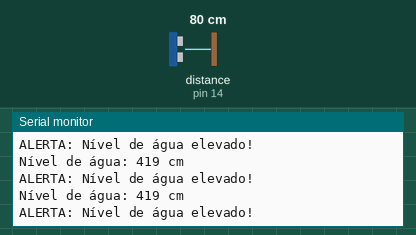
Bench run of a sketch on a simulated Arduino Uno, built with avr-gcc and run on an emulated ATmega328P. Shown: the last lines printed to the serial monitor. The inputs (shaded band) are chosen by the test bench; at power-on: distance to the obstacle (sensor on pin 14) 80 cm. The echo pulse lasts 58.3 µs per cm.

Above: at 1.8 s.
1.9 s: distance to the obstacle (sensor on pin 14) set to 35 cm
At 2.34 s:
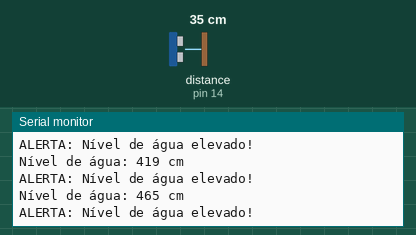
3.4 s: distance to the obstacle (sensor on pin 14) set to 60 cm
At 3.85 s:
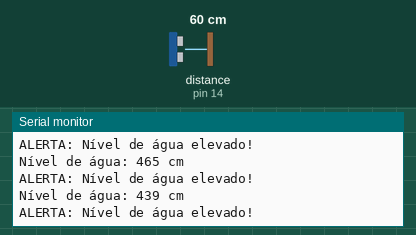
Timing chart, 0 to 6.4 s (numbered marks = the images above; inputs shaded):
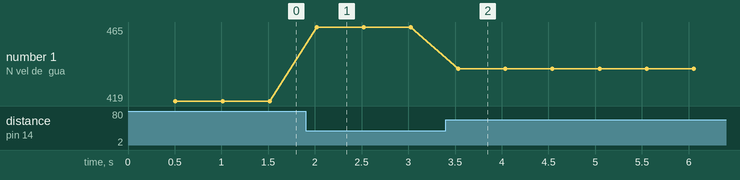

The sketch:

sensor_nivel.ino
```cpp
#include <NewPing.h>  // Biblioteca para o sensor ultrassônico

#define TRIGGER_PIN 12  // Pino de disparo (Trigger) conectado ao pino D1
#define ECHO_PIN 14    // Pino de eco (Echo) conectado ao pino D2
#define MAX_DISTANCE 500 // Distância máxima a ser medida em centímetros

NewPing sonar(TRIGGER_PIN, ECHO_PIN, MAX_DISTANCE);

const int nivelAlerta = 300;  // Nível de água em centímetros que aciona o alerta

void setup() {
  Serial.begin(9600);
}

void loop() {
  delay(500);  // Delay para obter leituras mais estáveis

  int distancia = sonar.ping_cm();  // Realiza a medição da distância em centímetros

  if (distancia >= 25) {
    // Calcula o nível da água subtraindo a distância medida da altura da ponte (5 metros)
    int nivelAgua = MAX_DISTANCE - distancia;

    Serial.print("Nível de água: ");
    Serial.print(nivelAgua);
    Serial.println(" cm");

    // Verifica se o nível de água ultrapassou o nível de alerta
    if (nivelAgua >= nivelAlerta) {
      // Aciona o alerta aqui
      Serial.println("ALERTA: Nível de água elevado!");
    }
  }
}
```

Measured:
- after the input at 1.9 s, the serial monitor: prints a new line after 0.12 s (image 1)
- after the input at 3.4 s, the serial monitor: prints a new line after 0.13 s (image 2)
- plotted number 1: 419 → 465 after the input at 1.9 s, 465 → 439 after the input at 3.4 s
